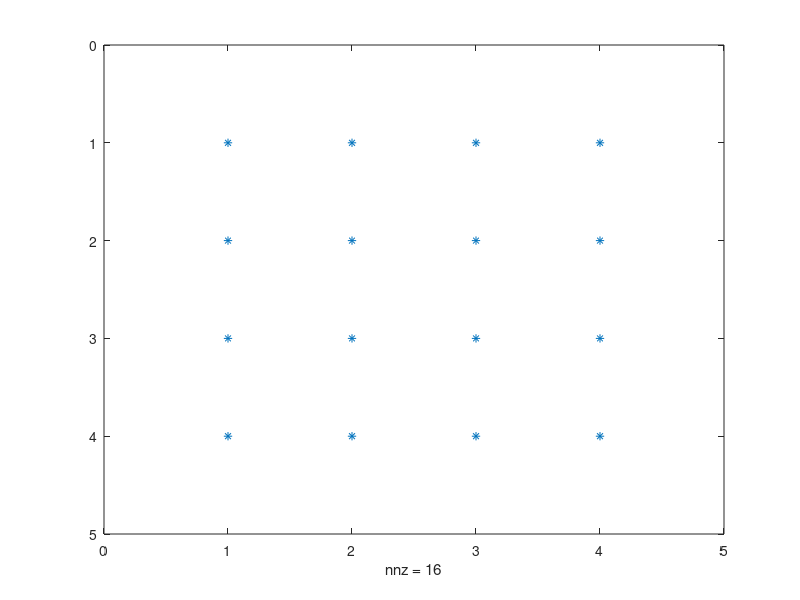
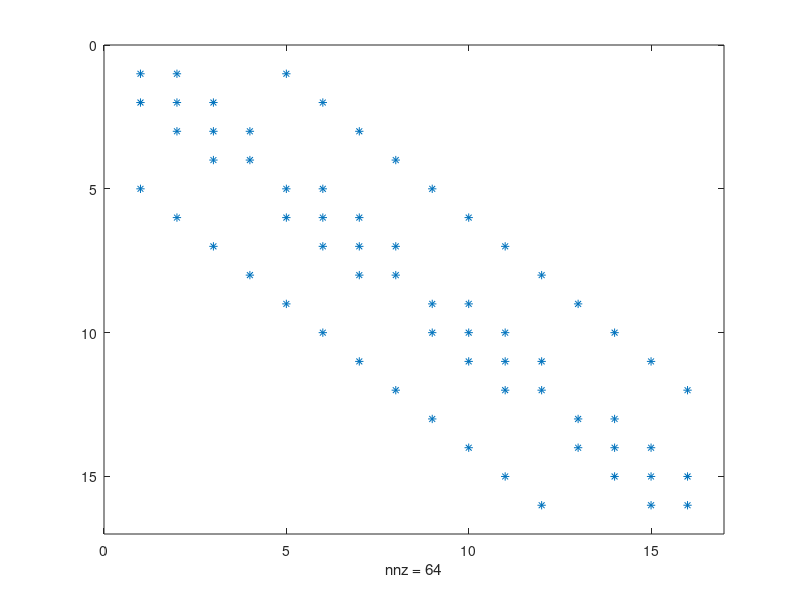
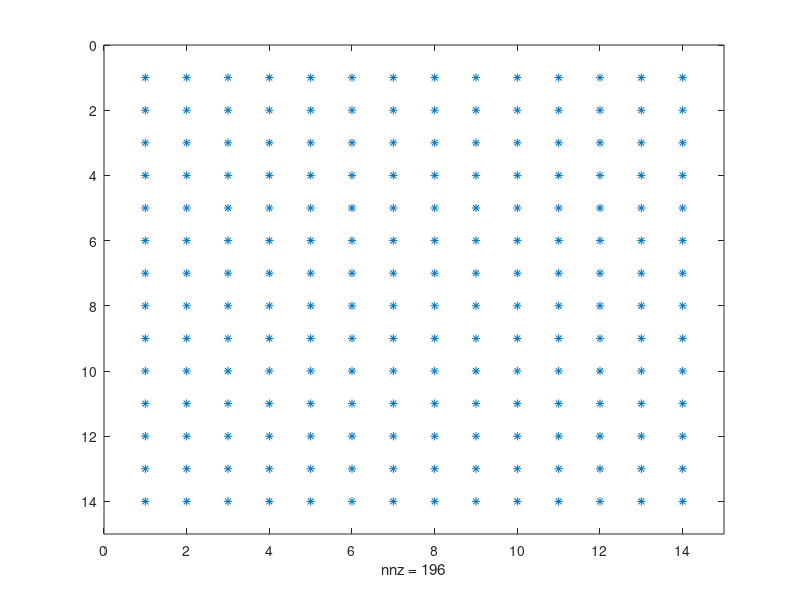
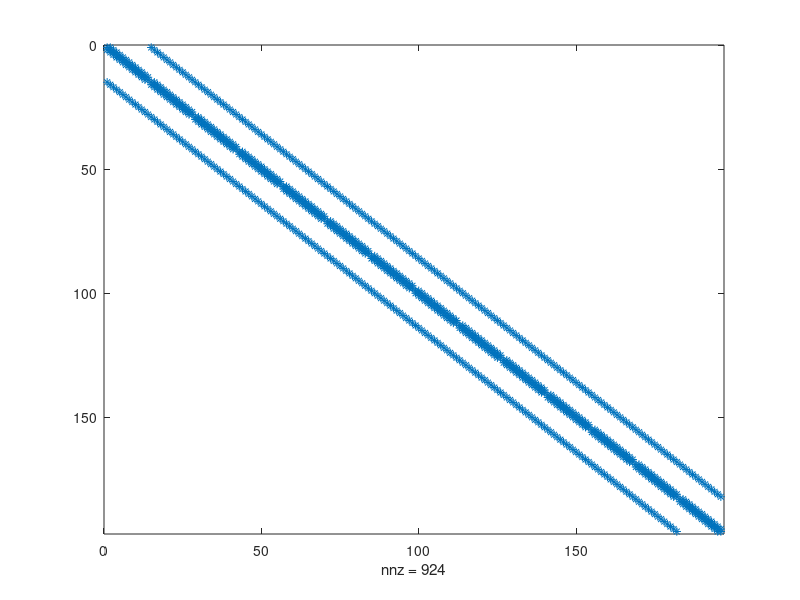

MATLAB code to generate these figures, in order: (Note: this script raises an error after producing the figures.)
%% Closest Point Method for a Circle
% This code is a first implementation of a simple example for the Closest 
% Point Method.
clear all;

% Construct the computational grid.
%% Test construction of uniform mesh and matrix:
m = 4;
h = 1/(m+1);
x = linspace(0,1,m+2);              % Equivalent: x = 0:h:1;
y = linspace(0,1,m+2);
xi = x(2:m+1);                      % Interior points
yi = y(2:m+1);

%%
% Create mesh:
[xxi, yyi] = meshgrid(xi,yi);
disp('interior xx = '), disp(xxi)
disp('interior yy = '), disp(yyi)
figure(1), spy(xxi)                  % Display the grid

%%
% Reorder into vector, with rowwise ordering
%   (note: the colon operator : takes entries column by column):
xxv = xxi';     yyv = yyi';
xxv = xxv(:);   yyv = yyv(:);
disp('vectors are '),   disp([xxv yyv])

%%
% Set up 2d discrete Laplacian in matrix form:
onez = ones(m,1);
D2 = spdiags(onez*[1 -2 1], -1:1, m, m);
disp('1d differentiation matrix is '),      disp(full(D2))
I = eye(m);
disp('identity matrix is '),        disp(I)
L = kron(I,D2) + kron(D2,I);
disp('2d 5-point Laplacian matrix is '),    disp(full(L))
A = L/h^2;
figure(2), spy(A)

%% Now use larger m and solve Poisson's equation del^u = -1
m = 14;
h = 1/(m+1);
x = linspace(-3,3,m+2);              % Equivalent: x = 0:h:1;
y = linspace(-3,3,m+2);
xi = x(2:m+1);                      % Interior points
yi = y(2:m+1);

%%
% Create mesh, and reorder into vector:
[xxi, yyi] = meshgrid(xi,yi);
figure(3), spy(xxi)                 % Display the grid
xxv = xxi';     yyv = yyi';
xxv = xxv(:);   yyv = yyv(:);

%%
% Set up differentiation matrix:
onez = ones(m,1);
D2 = spdiags(onez*[1 -2 1], -1:1, m, m);
I = eye(m);
L = kron(I,D2) + kron(D2,I);
A = L/h^2;
figure(4), spy(A)

% Extend initial surface data using the closest point function.
[uSx,uSy]=CP(xxv,yyv); % x & y values of CPs to the computational grid.
u=sin(atan(uSy./uSx)); % define initial data on computational domain.

%%
% Solve linear system, and record the time:
tic
uvec = A\f;
t = toc;

%%
% Reshape vector of results onto 2d grid:
u = reshape(uvec, m, m);
uvec=u+dt*A*u;
uu = zeros(m+2, m+2);
uu(2:m+1, 2:m+1) = u1';              % Dirichlet BCs in rows/columns 1, m+2



[xx, yy] = meshgrid(x, y);

%%
% Plot solution:
figure(5), clf
mesh(xx, yy, uu)
title('Computed solution values')
xlabel('x')
ylabel('y')
zlabel('u')

figure(6), clf
clabel(contour(xx, yy, uu))
xlabel('x')
ylabel('y')
title(['Contours:  m = ' num2str(m) ', time for linear solver t = ' ...
    num2str(t)])
axis('square')
prism




%t=0:dt:1;
%for m=1:size(t)

% do one step of forward Euler, do not compute on the boundaries.
u(2:n-1,2:n-1)=u(2:n-1,2:n-1)+dt*(u(1:n-2,2:n-1)-2*u(2:n-1,2:n-1)+...
    u(3:n,2:n-1)+u(2:n-1,1:n-2)-2*u(2:n-1,2:n-1)+u(2:n-1,3:n))/dx^2;

% use fourth degree Lagrange interpolation to obtain approximate solution.

% Find the point closest to the point of interest and then choose two up
% and two down, two left and two right. This will make up the 5 by 5 grid.
uS=zeros(n);
for l=1:n
    for k=1:n
    % for each point on the circle this gives the grid for Lagrange interpolation.
        dtmp=IntSize;
        for j=1:n
            for i=1:n
                if sqrt((Qx(i,j)-uSx(k,l))^2+(Qy(i,j)-uSy(k,l))^2)<=dtmp
                dtmp=sqrt((Qx(i,j)-uSx(k,l))^2+(Qy(i,j)-uSy(k,l))^2);
                Li=i;
                Lj=j;
                end
            end
        end
        Lx=Qx(Li-2:Li+2,Lj-2:Lj+2);  % x points for Lagrange Interpolation.
        Ly=Qy(Li-2:Li+2,Lj-2:Lj+2);  % y points for Lagrange Interpolation.
        v=u(Li-2:Li+2,Lj-2:Lj+2);    % solution values at the grid points.

        % figure(1)
        % plot(Lx,Ly,'*')
        % hold on
        % plot(uSx(k,l),uSy(k,l),'d')
        
        % Create five interpolating polynomials along x with a fixed y. At
        % the x-coordinate of the point on the circle, compute the solution 
        % values using these five interpolating polynomials. Then create
        % one interpolating polynomial along y to obtain the solution value
        % at the point on the circle.
        yi=zeros(1,5);
        for i=1:5
        yi(i)=polyinterp(Lx(1,:),v(i,:),uSx(k,l));
        end
        uS(k,l)=polyinterp(Ly(:,1),yi,uSy(k,l));
    end
end
%m=m+1;
%end

uref=exp(-dt)*sin(atan(uSy./uSx));
Error=norm(abs(uS(2:n-1,2:n-1)-uref(2:n-1,2:n-1)),inf);
OutError=norm(abs(uS(2:n-1,[2:floor(0.5*n)-2 ceil(0.5*n)+2:n-1])-...
    uref(2:n-1,[2:floor(0.5*n)-2 ceil(0.5*n)+2:n-1])),inf);